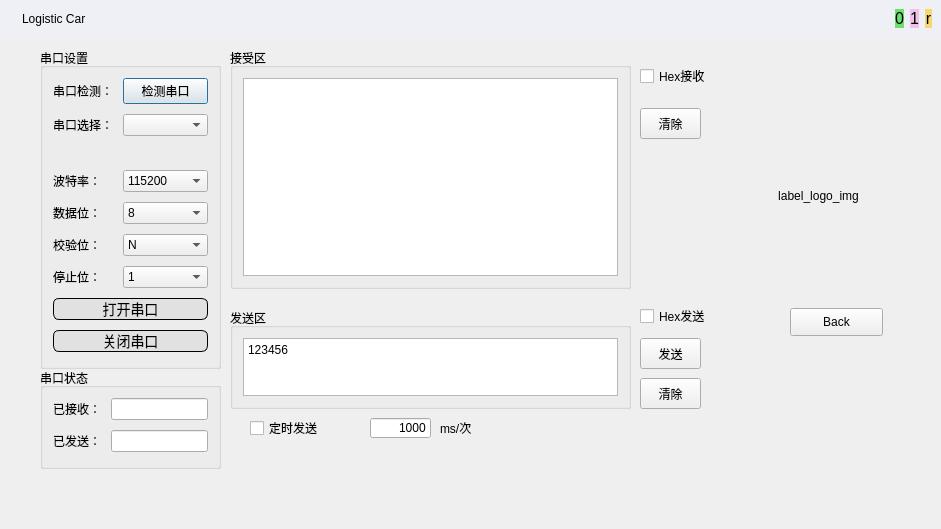
<?xml version="1.0" encoding="UTF-8"?>
<ui version="4.0">
 <class>SelfSerial</class>
 <widget class="QWidget" name="SelfSerial">
  <property name="geometry">
   <rect>
    <x>0</x>
    <y>0</y>
    <width>941</width>
    <height>529</height>
   </rect>
  </property>
  <property name="windowTitle">
   <string>Form</string>
  </property>
  <property name="styleSheet">
   <string notr="true"/>
  </property>
  <layout class="QVBoxLayout" name="verticalLayout" stretch="0,8">
   <property name="spacing">
    <number>0</number>
   </property>
   <property name="leftMargin">
    <number>0</number>
   </property>
   <property name="topMargin">
    <number>0</number>
   </property>
   <property name="rightMargin">
    <number>0</number>
   </property>
   <property name="bottomMargin">
    <number>0</number>
   </property>
   <item>
    <layout class="QHBoxLayout" name="horizontalLayout_8">
     <property name="spacing">
      <number>0</number>
     </property>
     <item>
      <widget class="QWidget" name="widget" native="true">
       <property name="styleSheet">
        <string notr="true">background-color:#eef0f6</string>
       </property>
       <layout class="QHBoxLayout" name="horizontalLayout_9">
        <item>
         <widget class="QLabel" name="label_ico">
          <property name="text">
           <string/>
          </property>
         </widget>
        </item>
        <item>
         <widget class="QLabel" name="label_8">
          <property name="styleSheet">
           <string notr="true">font: 10pt &quot;幼圆&quot;;</string>
          </property>
          <property name="text">
           <string>Logistic Car</string>
          </property>
         </widget>
        </item>
        <item>
         <spacer name="horizontalSpacer">
          <property name="orientation">
           <enum>Qt::Horizontal</enum>
          </property>
          <property name="sizeHint" stdset="0">
           <size>
            <width>798</width>
            <height>20</height>
           </size>
          </property>
         </spacer>
        </item>
        <item>
         <widget class="QPushButton" name="bt_minmise">
          <property name="styleSheet">
           <string notr="true">
QPushButton{font-family:&quot;Webdings&quot;;
                   text-align:top;
                   background:#6DDF6D;border-radius:6px;
                   border:none;
                   font-size:16px;
}
 QPushButton:hover{
     background-color:qlineargradient(spread:pad, x1:0, y1:0, x2:1, y2:0, stop:0 #ffd2f0, stop:1 #b0cbf8);
 }
 
 QPushButton:pressed{
     background-color:qlineargradient(spread:pad, x1:0, y1:0, x2:1, y2:0, stop:0 #e1aad2, stop:1 #92adda);
     }</string>
          </property>
          <property name="text">
           <string>0</string>
          </property>
         </widget>
        </item>
        <item>
         <widget class="QPushButton" name="bt_maxsize">
          <property name="styleSheet">
           <string notr="true">
QPushButton{font-family:&quot;Webdings&quot;;
                   text-align:top;
                   background:#f0c2eb;border-radius:6px;
                   border:none;
                   font-size:16px;
}
 QPushButton:hover{
     background-color:qlineargradient(spread:pad, x1:0, y1:0, x2:1, y2:0, stop:0 #ffd2f0, stop:1 #b0cbf8);
 }
 
 QPushButton:pressed{
     background-color:qlineargradient(spread:pad, x1:0, y1:0, x2:1, y2:0, stop:0 #e1aad2, stop:1 #92adda);
     }</string>
          </property>
          <property name="text">
           <string>1</string>
          </property>
         </widget>
        </item>
        <item>
         <widget class="QPushButton" name="bt_close_widget">
          <property name="styleSheet">
           <string notr="true">
QPushButton{font-family:&quot;Webdings&quot;;
                   background:#F7D674;border-radius:6px;
                   border:none;
                   font-size:16px;

}
 QPushButton:hover{
     background-color:qlineargradient(spread:pad, x1:0, y1:0, x2:1, y2:0, stop:0 #ffd2f0, stop:1 #b0cbf8);
 }
 
 QPushButton:pressed{
     background-color:qlineargradient(spread:pad, x1:0, y1:0, x2:1, y2:0, stop:0 #e1aad2, stop:1 #92adda);
     }</string>
          </property>
          <property name="text">
           <string>r</string>
          </property>
         </widget>
        </item>
       </layout>
      </widget>
     </item>
    </layout>
   </item>
   <item>
    <widget class="QWidget" name="widget_2" native="true">
     <property name="styleSheet">
      <string notr="true"/>
     </property>
     <widget class="QLabel" name="label_logo_img">
      <property name="geometry">
       <rect>
        <x>720</x>
        <y>40</y>
        <width>197</width>
        <height>235</height>
       </rect>
      </property>
      <property name="text">
       <string>label_logo_img</string>
      </property>
      <property name="alignment">
       <set>Qt::AlignCenter</set>
      </property>
     </widget>
     <widget class="QLabel" name="dw">
      <property name="geometry">
       <rect>
        <x>440</x>
        <y>380</y>
        <width>54</width>
        <height>20</height>
       </rect>
      </property>
      <property name="text">
       <string>ms/次</string>
      </property>
     </widget>
     <widget class="QGroupBox" name="verticalGroupBox_2">
      <property name="geometry">
       <rect>
        <x>230</x>
        <y>270</y>
        <width>401</width>
        <height>101</height>
       </rect>
      </property>
      <property name="title">
       <string>发送区</string>
      </property>
      <layout class="QVBoxLayout" name="verticalLayout_2">
       <property name="leftMargin">
        <number>10</number>
       </property>
       <property name="topMargin">
        <number>10</number>
       </property>
       <property name="rightMargin">
        <number>10</number>
       </property>
       <property name="bottomMargin">
        <number>10</number>
       </property>
       <item>
        <widget class="QTextEdit" name="s3__send_text">
         <property name="html">
          <string>&lt;!DOCTYPE HTML PUBLIC &quot;-//W3C//DTD HTML 4.0//EN&quot; &quot;http://www.w3.org/TR/REC-html40/strict.dtd&quot;&gt;
&lt;html&gt;&lt;head&gt;&lt;meta name=&quot;qrichtext&quot; content=&quot;1&quot; /&gt;&lt;style type=&quot;text/css&quot;&gt;
p, li { white-space: pre-wrap; }
&lt;/style&gt;&lt;/head&gt;&lt;body style=&quot; font-family:'SimSun'; font-size:9pt; font-weight:400; font-style:normal;&quot;&gt;
&lt;p style=&quot; margin-top:0px; margin-bottom:0px; margin-left:0px; margin-right:0px; -qt-block-indent:0; text-indent:0px;&quot;&gt;123456&lt;/p&gt;&lt;/body&gt;&lt;/html&gt;</string>
         </property>
        </widget>
       </item>
      </layout>
     </widget>
     <widget class="QGroupBox" name="formGroupBox">
      <property name="geometry">
       <rect>
        <x>40</x>
        <y>10</y>
        <width>181</width>
        <height>321</height>
       </rect>
      </property>
      <property name="title">
       <string>串口设置</string>
      </property>
      <layout class="QFormLayout" name="formLayout">
       <property name="horizontalSpacing">
        <number>10</number>
       </property>
       <property name="verticalSpacing">
        <number>10</number>
       </property>
       <property name="leftMargin">
        <number>10</number>
       </property>
       <property name="topMargin">
        <number>10</number>
       </property>
       <property name="rightMargin">
        <number>10</number>
       </property>
       <property name="bottomMargin">
        <number>10</number>
       </property>
       <item row="0" column="0">
        <widget class="QLabel" name="s1__lb_1">
         <property name="text">
          <string>串口检测：</string>
         </property>
        </widget>
       </item>
       <item row="0" column="1">
        <widget class="QPushButton" name="s1__box_1">
         <property name="text">
          <string>检测串口</string>
         </property>
         <property name="autoRepeatInterval">
          <number>100</number>
         </property>
         <property name="default">
          <bool>true</bool>
         </property>
        </widget>
       </item>
       <item row="1" column="0">
        <widget class="QLabel" name="s1__lb_2">
         <property name="text">
          <string>串口选择：</string>
         </property>
        </widget>
       </item>
       <item row="1" column="1">
        <widget class="QComboBox" name="s1__box_2"/>
       </item>
       <item row="2" column="0" colspan="2">
        <widget class="QLabel" name="state_label">
         <property name="text">
          <string/>
         </property>
         <property name="textFormat">
          <enum>Qt::AutoText</enum>
         </property>
         <property name="scaledContents">
          <bool>true</bool>
         </property>
         <property name="alignment">
          <set>Qt::AlignRight|Qt::AlignTrailing|Qt::AlignVCenter</set>
         </property>
        </widget>
       </item>
       <item row="3" column="0">
        <widget class="QLabel" name="s1__lb_3">
         <property name="text">
          <string>波特率：</string>
         </property>
        </widget>
       </item>
       <item row="3" column="1">
        <widget class="QComboBox" name="s1__box_3">
         <item>
          <property name="text">
           <string>115200</string>
          </property>
         </item>
         <item>
          <property name="text">
           <string>2400</string>
          </property>
         </item>
         <item>
          <property name="text">
           <string>4800</string>
          </property>
         </item>
         <item>
          <property name="text">
           <string>9600</string>
          </property>
         </item>
         <item>
          <property name="text">
           <string>14400</string>
          </property>
         </item>
         <item>
          <property name="text">
           <string>19200</string>
          </property>
         </item>
         <item>
          <property name="text">
           <string>38400</string>
          </property>
         </item>
         <item>
          <property name="text">
           <string>57600</string>
          </property>
         </item>
         <item>
          <property name="text">
           <string>76800</string>
          </property>
         </item>
         <item>
          <property name="text">
           <string>12800</string>
          </property>
         </item>
         <item>
          <property name="text">
           <string>230400</string>
          </property>
         </item>
         <item>
          <property name="text">
           <string>460800</string>
          </property>
         </item>
        </widget>
       </item>
       <item row="4" column="0">
        <widget class="QLabel" name="s1__lb_4">
         <property name="text">
          <string>数据位：</string>
         </property>
        </widget>
       </item>
       <item row="4" column="1">
        <widget class="QComboBox" name="s1__box_4">
         <item>
          <property name="text">
           <string>8</string>
          </property>
         </item>
         <item>
          <property name="text">
           <string>7</string>
          </property>
         </item>
         <item>
          <property name="text">
           <string>6</string>
          </property>
         </item>
         <item>
          <property name="text">
           <string>5</string>
          </property>
         </item>
        </widget>
       </item>
       <item row="5" column="0">
        <widget class="QLabel" name="s1__lb_5">
         <property name="text">
          <string>校验位：</string>
         </property>
        </widget>
       </item>
       <item row="5" column="1">
        <widget class="QComboBox" name="s1__box_5">
         <item>
          <property name="text">
           <string>N</string>
          </property>
         </item>
        </widget>
       </item>
       <item row="6" column="0">
        <widget class="QLabel" name="s1__lb_6">
         <property name="text">
          <string>停止位：</string>
         </property>
        </widget>
       </item>
       <item row="6" column="1">
        <widget class="QComboBox" name="s1__box_6">
         <item>
          <property name="text">
           <string>1</string>
          </property>
         </item>
        </widget>
       </item>
       <item row="7" column="0" colspan="2">
        <widget class="QPushButton" name="open_button">
         <property name="styleSheet">
          <string notr="true">QPushButton{
    border:1px solid black;
    height:20px;
    border-radius:6px;
    font-family:'Microsoft YaHei';
    font-size:14px;
	color:black;
    background-color:#e1e1e1
    }

 QPushButton:hover{
     background-color:#eef0f6;
 }
 
 QPushButton:pressed{
     background-color:#ffffff;
     }
</string>
         </property>
         <property name="text">
          <string>打开串口</string>
         </property>
        </widget>
       </item>
       <item row="8" column="0" colspan="2">
        <widget class="QPushButton" name="close_button">
         <property name="styleSheet">
          <string notr="true">QPushButton{
    border:1px solid black;
    height:20px;
    border-radius:6px;
    font-family:'Microsoft YaHei';
    font-size:14px;
	color:black;
    background-color:#e1e1e1
    }

 QPushButton:hover{
     background-color:#eef0f6;
 }
 
 QPushButton:pressed{
     background-color:#ffffff;
     }
</string>
         </property>
         <property name="text">
          <string>关闭串口</string>
         </property>
        </widget>
       </item>
      </layout>
     </widget>
     <widget class="QPushButton" name="s2__clear_button">
      <property name="geometry">
       <rect>
        <x>640</x>
        <y>70</y>
        <width>61</width>
        <height>31</height>
       </rect>
      </property>
      <property name="text">
       <string>清除</string>
      </property>
     </widget>
     <widget class="QGroupBox" name="verticalGroupBox">
      <property name="geometry">
       <rect>
        <x>230</x>
        <y>10</y>
        <width>401</width>
        <height>241</height>
       </rect>
      </property>
      <property name="title">
       <string>接受区</string>
      </property>
      <layout class="QVBoxLayout" name="verticalLayout_3">
       <property name="leftMargin">
        <number>10</number>
       </property>
       <property name="topMargin">
        <number>10</number>
       </property>
       <property name="rightMargin">
        <number>10</number>
       </property>
       <property name="bottomMargin">
        <number>10</number>
       </property>
       <item>
        <widget class="QTextBrowser" name="s2__receive_text"/>
       </item>
      </layout>
     </widget>
     <widget class="QPushButton" name="s3__send_button">
      <property name="geometry">
       <rect>
        <x>640</x>
        <y>300</y>
        <width>61</width>
        <height>31</height>
       </rect>
      </property>
      <property name="styleSheet">
       <string notr="true"/>
      </property>
      <property name="text">
       <string>发送</string>
      </property>
     </widget>
     <widget class="QLineEdit" name="lineEdit_3">
      <property name="geometry">
       <rect>
        <x>370</x>
        <y>380</y>
        <width>61</width>
        <height>20</height>
       </rect>
      </property>
      <property name="text">
       <string>1000</string>
      </property>
      <property name="alignment">
       <set>Qt::AlignRight|Qt::AlignTrailing|Qt::AlignVCenter</set>
      </property>
     </widget>
     <widget class="QPushButton" name="s3__clear_button">
      <property name="geometry">
       <rect>
        <x>640</x>
        <y>340</y>
        <width>61</width>
        <height>31</height>
       </rect>
      </property>
      <property name="text">
       <string>清除</string>
      </property>
     </widget>
     <widget class="QCheckBox" name="hex_send">
      <property name="geometry">
       <rect>
        <x>640</x>
        <y>270</y>
        <width>81</width>
        <height>16</height>
       </rect>
      </property>
      <property name="text">
       <string>Hex发送</string>
      </property>
     </widget>
     <widget class="QCheckBox" name="timer_send_cb">
      <property name="geometry">
       <rect>
        <x>250</x>
        <y>380</y>
        <width>101</width>
        <height>20</height>
       </rect>
      </property>
      <property name="text">
       <string>定时发送</string>
      </property>
     </widget>
     <widget class="QGroupBox" name="formGroupBox_2">
      <property name="geometry">
       <rect>
        <x>40</x>
        <y>330</y>
        <width>181</width>
        <height>101</height>
       </rect>
      </property>
      <property name="title">
       <string>串口状态</string>
      </property>
      <layout class="QFormLayout" name="formLayout_2">
       <property name="horizontalSpacing">
        <number>10</number>
       </property>
       <property name="verticalSpacing">
        <number>10</number>
       </property>
       <property name="leftMargin">
        <number>10</number>
       </property>
       <property name="topMargin">
        <number>10</number>
       </property>
       <property name="rightMargin">
        <number>10</number>
       </property>
       <property name="bottomMargin">
        <number>10</number>
       </property>
       <item row="0" column="0">
        <widget class="QLabel" name="label">
         <property name="text">
          <string>已接收：</string>
         </property>
        </widget>
       </item>
       <item row="1" column="0">
        <widget class="QLabel" name="label_2">
         <property name="text">
          <string>已发送：</string>
         </property>
        </widget>
       </item>
       <item row="0" column="1">
        <widget class="QLineEdit" name="lineEdit"/>
       </item>
       <item row="1" column="1">
        <widget class="QLineEdit" name="lineEdit_2"/>
       </item>
      </layout>
     </widget>
     <widget class="QCheckBox" name="hex_receive">
      <property name="geometry">
       <rect>
        <x>640</x>
        <y>30</y>
        <width>81</width>
        <height>16</height>
       </rect>
      </property>
      <property name="text">
       <string>Hex接收</string>
      </property>
     </widget>
     <widget class="QPushButton" name="bt_back">
      <property name="geometry">
       <rect>
        <x>790</x>
        <y>270</y>
        <width>93</width>
        <height>28</height>
       </rect>
      </property>
      <property name="text">
       <string>Back</string>
      </property>
     </widget>
    </widget>
   </item>
  </layout>
 </widget>
 <resources/>
 <connections/>
</ui>
